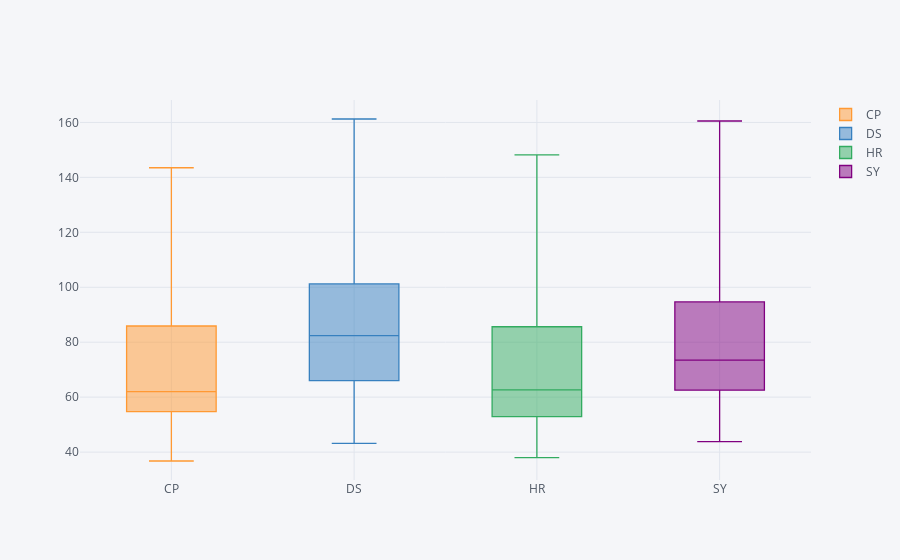

The notebook cell saved with this chart:
### Code cell
# using boxplot to show percentile
df_BJ_year.iplot(kind='box')

### Figure 1 — Plotly figure (JSON) as saved in the notebook; plotly's stock layout.template omitted (floating-point values rounded to 4 significant figures)
{"data": [{"boxpoints": false, "line": {"width": 1.3}, "marker": {"color": "rgba(255, 153, 51, 1.0)"}, "name": "CP", "orientation": "v", "type": "box", "uid": "9375bf62-80fb-4f6d-be78-2e281eba1897", "y": [98.92, 59.69, 82.99, 81.04, 61.98, 55.35, 73.3, 82.51, 60.78, 67.15, 88.3, 143.5, 86, 105.7, 53.96, 45.04, 78.22, 56.56, 60.42, 118.5, 76.89, 52.99, 97.05, 86.95, 78.47, 61.99, 54.63, 57.68, 56.1, 38.59, 42.96, 46.56, 90.55, 120.2, 54.82, 37.37, 73.02, 56.92, 50.8, 52.99, 54.93, 36.76, 44.16, 79.84, 85.79, 109.8, 98.3, 59.23]}, {"boxpoints": false, "line": {"width": 1.3}, "marker": {"color": "rgba(55, 128, 191, 1.0)"}, "name": "DS", "orientation": "v", "type": "box", "uid": "1b62c075-a3f2-4c9d-9c0e-cc5647b24170", "y": [108.5, 65.29, 91.45, 107.5, 73.6, 66.95, 85.27, 101.2, 82.95, 85.68, 104.0, 154.3, 99.88, 90.22, 63.79, 57.79, 98.88, 69.42, 67.71, 117.0, 81.8, 58.74, 101.2, 109.0, 93.39, 77.61, 58.03, 66.69, 69.16, 49.77, 54.52, 80.03, 125.3, 161.2, 69.36, 43.18, 98.89, 77.1, 63.37, 64.46, 87.01, 50.95, 59.61, 92.18, 108.3, 149.7, 126.8, 75.51]}, {"boxpoints": false, "line": {"width": 1.3}, "marker": {"color": "rgba(50, 171, 96, 1.0)"}, "name": "HR", "orientation": "v", "type": "box", "uid": "57e47739-e968-4d49-89b9-506d6a9048a2", "y": [96.19, 57.35, 88.22, 74.96, 62.1, 56.2, 69, 77.41, 58.51, 58.28, 86.46, 148.2, 90.46, 84.91, 51.49, 49.26, 98.97, 55.55, 60.32, 96.2, 67.68, 46.26, 79.97, 80.59, 86.35, 74.99, 52.11, 53.62, 52.15, 37.97, 43.13, 63.14, 97.39, 129.0, 58.53, 38.57, 82.89, 57.6, 48.29, 46.89, 58.72, 41.37, 44.19, 78.21, 82.95, 91.26, 88.67, 57.33]}, {"boxpoints": false, "line": {"width": 1.3}, "marker": {"color": "rgba(128, 0, 128, 1.0)"}, "name": "SY", "orientation": "v", "type": "box", "uid": "ea87a514-d6f5-4771-a2a3-b7e51847bdf8", "y": [105.2, 57.91, 80.04, 105.8, 67.67, 60.4, 72.48, 83.16, 66.97, 64.46, 93.56, 160.5, 97.76, 87.98, 64.43, 55.88, 95.3, 62.87, 72.7, 108.4, 81.19, 52.71, 99.7, 91.83, 87.97, 74.28, 58.23, 64.66, 62.2, 43.83, 48.66, 75.3, 118.1, 156.9, 70.45, 49.31, 97.76, 76.96, 66.05, 56.3, 64.14, 46.68, 56.04, 81.02, 94.01, 118.4, 117.9, 70.22]}], "layout": {"legend": {"bgcolor": "#F5F6F9", "font": {"color": "#4D5663"}}, "paper_bgcolor": "#F5F6F9", "plot_bgcolor": "#F5F6F9", "title": {"font": {"color": "#4D5663"}}, "xaxis": {"gridcolor": "#E1E5ED", "showgrid": true, "tickfont": {"color": "#4D5663"}, "title": {"font": {"color": "#4D5663"}, "text": ""}, "zerolinecolor": "#E1E5ED"}, "yaxis": {"gridcolor": "#E1E5ED", "showgrid": true, "tickfont": {"color": "#4D5663"}, "title": {"font": {"color": "#4D5663"}, "text": ""}, "zerolinecolor": "#E1E5ED"}}}
